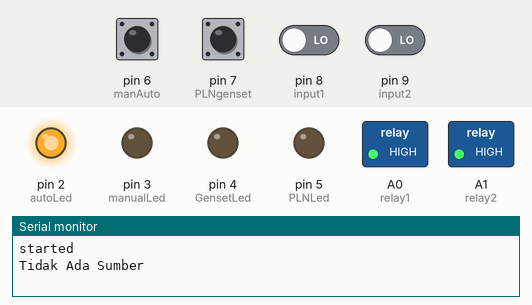
Simulated run of this sketch. Board: Arduino Uno, built with avr-gcc and run on an emulated ATmega328P. Shown: switched loads named in the sketch (green lamp = pin HIGH), output pins drawn as LEDs (lit = HIGH), the last lines printed to the serial monitor. The test bench sets the inputs (shaded band); at power-on: pin 6 (manAuto), pin 7 (PLNgenset) HIGH, pin 8 (input1), pin 9 (input2) LOW.

Above: at 1.2 s.
1.3 s: pin 8 (input1) driven HIGH
At 2.8 s:
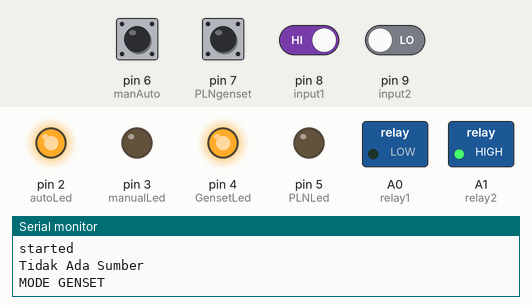
3.3 s: pin 9 (input2) driven HIGH
At 4.4 s:
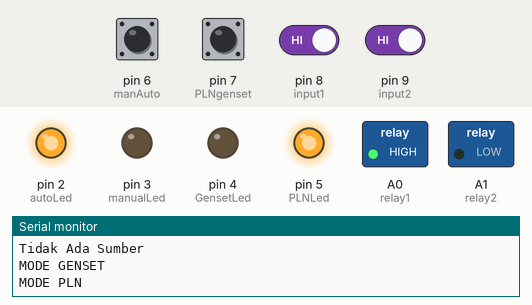
5.4 s: pin 6 (manAuto) pulled LOW for 1 s
At 8.3 s:
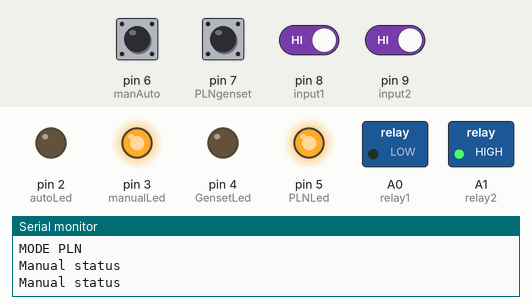
8.9 s: pin 7 (PLNgenset) pulled LOW for 1 s
At 12.2 s:
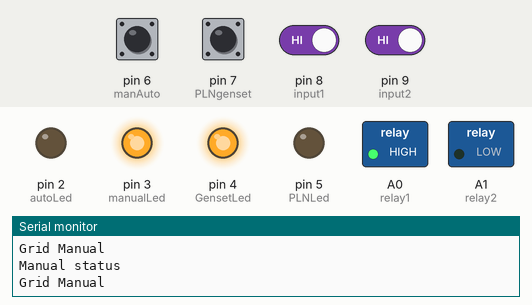
12.5 s: pin 6 (manAuto) pulled LOW for 1 s
At 14.2 s:
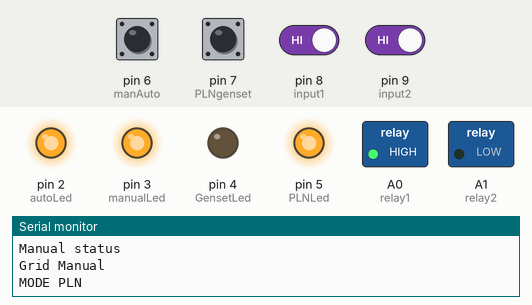
17.1 s: pin 9 (input2) driven LOW
At 18.6 s:
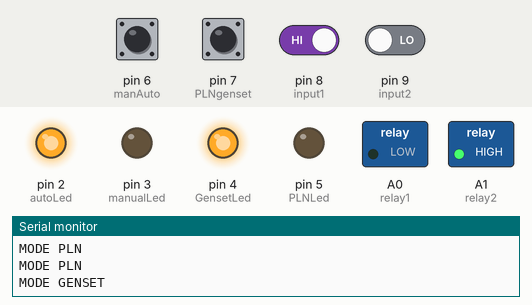
Timing chart, 0 to 20.1 s (numbered marks = the images above; inputs shaded):
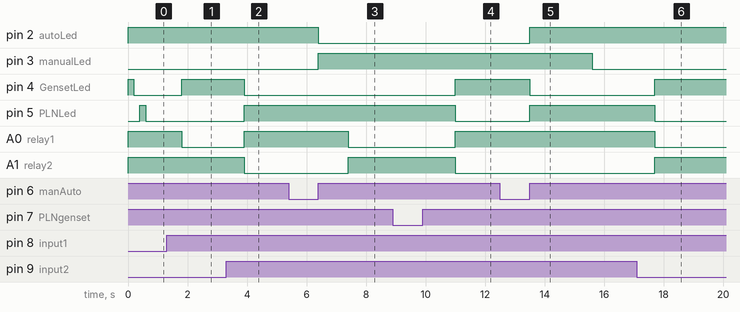

The sketch:

koderajabelummodif.ino
```cpp
//declaration of variables
int relay1=A0;
int relay2=A1;

int manAuto=6;
int PLNgenset=7;

int manualLed=3;
int autoLed=2;
int GensetLed=4;
int PLNLed=5;

int input1=8;  //Genset
int input2=9;  //PLN
boolean autoManualStatus=true;
boolean PLNgensetStatus=false;
// Function prototypes
void systemInit();
void checkAutoManual();
void checkPLNgenset();
void manLedOn();
void manLedOff();
void autoLedOn();
void autoLedOff();
void PLNLedOn();
void PLNLedOff();

void systemInit(){
  pinMode(relay1,OUTPUT);
  pinMode(relay2,OUTPUT);
  digitalWrite(relay1,HIGH);
  digitalWrite(relay2,HIGH);
  pinMode(manualLed,OUTPUT);
  pinMode(autoLed,OUTPUT);
  pinMode(GensetLed,OUTPUT);
  pinMode(PLNLed,OUTPUT);
  pinMode(manAuto,INPUT_PULLUP);
  pinMode(PLNgenset,INPUT_PULLUP);
  pinMode(input1,INPUT);
  pinMode(input2,INPUT);
  Serial.begin(9600);
  Serial.println("started");

}

void setup() {
  systemInit();
}

void loop() {
 checkAutoManual();
 checkPLNgenset();
  //automanualstatus false manual mode
  //PLNgensetstatus true   grid mode
  //PLNgensetstatus false  solar mode
  if(!autoManualStatus){
    delay(100);
    Serial.println("Manual status");
    autoLedOff();
    manLedOn();
  if(PLNgensetStatus)
   {
     delay(1000);
     Serial.println("Grid Manual");
     relay1Off();
     relay2On();
     GensetLedOn();
     PLNLedOff();

    }
     if(!PLNgensetStatus)
    {
      delay(1000);
      //Serial.println("Solar Manual");
      relay1On();
      relay2Off();
      PLNLedOn();
      GensetLedOff();
    }

  }


//  automanualstatus true  automode
  if(autoManualStatus){
    checkinputauto();
    delay(1000);
    //Serial.println("Automatic mode");
    autoLedOn();
    manLedOff();

  }

  // put your main code here, to run repeatedly:

}
void manLedOn(){
  digitalWrite(manualLed,HIGH);
}
void manLedOff(){
  digitalWrite(manualLed,LOW);
}
void autoLedOn(){
  digitalWrite(autoLed,HIGH);
}
void autoLedOff(){
  digitalWrite(autoLed,LOW);
}
void GensetLedOn(){
  digitalWrite(GensetLed,HIGH);
}
void GensetLedOff(){
  digitalWrite(GensetLed,LOW);
}
void PLNLedOn(){
  digitalWrite(PLNLed,HIGH);
}
void PLNLedOff(){
  digitalWrite(PLNLed,LOW);
}
void relay1Off(){
  digitalWrite(relay1,HIGH);
}
void relay1On(){
  digitalWrite(relay1,LOW);
}
void relay2Off(){
  digitalWrite(relay2,HIGH);
}
void relay2On(){
  digitalWrite(relay2,LOW);
}
void checkinputauto(){
  autoLedOn();
  if((digitalRead(input1)==HIGH)&&(digitalRead(input2)==HIGH)){ ////SWITCH TO SOLAR
    relay1Off();
    relay2On();
    PLNLedOn();
    GensetLedOff();
    delay(100); Serial.println("MODE PLN");delay(1000);
  }
   if(digitalRead(input1)==HIGH&&digitalRead(input2)==LOW){ //SWITCH TO grid
    relay1On();
    relay2Off();
    GensetLedOn();
    PLNLedOff();
    delay(100); Serial.println("MODE GENSET");delay(1000);
  }
   if(digitalRead(input1)==LOW&&digitalRead(input2)==HIGH){  //SWITCH TO SOLAR
    relay1Off();
    relay2On();
    PLNLedOn();
    GensetLedOff();
    delay(100); Serial.println("MODE PLN (hanya PLN)");delay(1000);
  }
   if(digitalRead(input1)==LOW&&digitalRead(input2)==LOW){  //SYSTEM WONT WORK IN THE FIRST PLACE
    //DO NOTHING
      relay1Off();
      relay2Off();
    //  manLedOn();
    //  delay(200);
    //  manLedOff();
    //  delay(200);


      GensetLedOn();
      delay(200);
      GensetLedOff();
      delay(200);
      PLNLedOn();
     delay(200);
      PLNLedOff();
       Serial.println("Tidak Ada Sumber");
      delay(200);

  }
}
void checkAutoManual(){
  if(digitalRead(manAuto)==LOW)
  {

   autoManualStatus=!autoManualStatus;
    delay(300);
  }
}
void checkPLNgenset(){
   if(digitalRead(PLNgenset)==LOW)
  {

    PLNgensetStatus=!PLNgensetStatus;
    delay(300);
  }

}
```

Measured:
- after the input at 1.3 s, pin 4 (GensetLed): goes on until 1.8 s, then stays HIGH; pin 5 (PLNLed): stays LOW (without the input it goes to HIGH after 0.90 s); A0 (relay1): HIGH → LOW after 0.50 s
- after the input at 3.3 s, pin 4 (GensetLed), A1 (relay2): HIGH → LOW after 0.60 s; pin 5 (PLNLed), A0 (relay1): LOW → HIGH after 0.60 s
- after the input at 5.4 s, pin 2 (autoLed): HIGH → LOW after 1.0 s; pin 3 (manualLed): LOW → HIGH after 1.0 s; A0 (relay1): HIGH → LOW after 2.0 s; A1 (relay2): LOW → HIGH after 2.0 s
- after the input at 8.9 s, pin 4 (GensetLed), A0 (relay1): LOW → HIGH after 2.1 s; pin 5 (PLNLed), A1 (relay2): HIGH → LOW after 2.1 s
- after the input at 12.5 s, pin 2 (autoLed), pin 5 (PLNLed): LOW → HIGH after 1.0 s; pin 3 (manualLed): HIGH → LOW after 3.1 s; pin 4 (GensetLed): HIGH → LOW after 1.0 s
- after the input at 17.1 s, pin 4 (GensetLed), A1 (relay2): LOW → HIGH after 0.60 s; pin 5 (PLNLed), A0 (relay1): HIGH → LOW after 0.60 s
